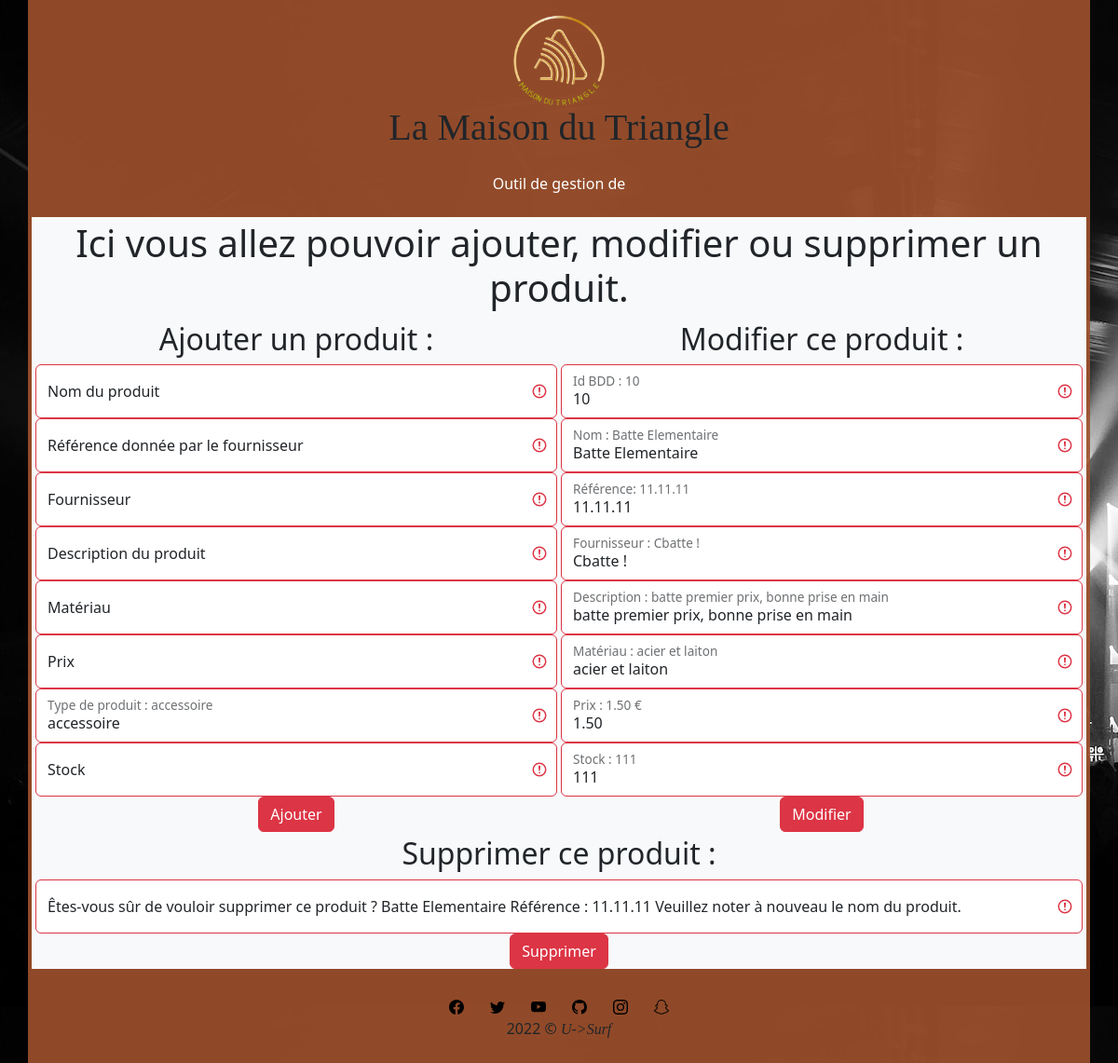
The app's page /admin/formproduit.php?id=10 with its own data.
### tables this page shows
CREATE TABLE `produits` (
  `id_produit` smallint(6) NOT NULL,
  `nom_produit` varchar(25) NOT NULL,
  `reference_fournisseur` varchar(50) NOT NULL,
  `fournisseur` varchar(25) NOT NULL,
  `photo_produit_1` varchar(255) DEFAULT NULL,
  `photo_produit_2` varchar(255) DEFAULT NULL,
  `photo_produit_3` varchar(255) DEFAULT NULL,
  `description_produit` text NOT NULL,
  `materiau` varchar(50) NOT NULL,
  `prix_produit` decimal(10,2) NOT NULL,
  `type_produit` enum('triangle','accessoire') NOT NULL,
  `stock` smallint(4) NOT NULL
);

### admin/formproduit.php (the view, shortened to what this page needs)
<?php
require_once("../inc/init.inc.php");
if (isset($_GET['id'])) {
    $requete = $pdo->prepare('SELECT * FROM produits WHERE id_produit = :id_produit');
    $requete->execute(array(
        ':id_produit' => $_GET['id'],
    ));
    $fiche = $requete->fetch(PDO::FETCH_ASSOC);
}
require_once("inc/header.inc.php");
?>
<section class="container row bg-light text-center m-auto g-1">
    <h1>Ici vous allez pouvoir ajouter, modifier ou supprimer un produit.</h1>
</section>
<div class="container row bg-light text-center m-auto g-1">
    <div class="col-6">
        <h2>Ajouter un produit :</h2>
        <form action="ajout.php" method="POST" id="ajout">
            <div class="input-group has-validation">
                <div class="form-floating is-invalid">
                    <input type="text" class="form-control is-invalid" id="nom_produit" placeholder="" name="nom_produit" required>
                    <label for="nom_produit">Nom du produit</label>
                </div>
            </div>
            <div class="input-group has-validation">
                <div class="form-floating is-invalid">
                    <input type="text" class="form-control is-invalid" id="reference_fournisseur" placeholder="" name="reference_fournisseur" required>
                    <label for="reference_fournisseur">Référence donnée par le fournisseur</label>
                </div>
            </div>
            <div class="input-group has-validation">
                <div class="form-floating is-invalid">
                    <input type="text" class="form-control is-invalid" id="fournisseur" placeholder="" name="fournisseur" required>
                    <label for="fournisseur">Fournisseur</label>
                </div>
            </div>
            <div class="input-group has-validation">
                <div class="form-floating is-invalid">
                    <input type="text" class="form-control is-invalid" id="description_produit" placeholder="" name="description_produit" required>
                    <label for="description_produit">Description du produit</label>
                </div>
            </div>
            <div class="input-group has-validation">
                <div class="form-floating is-invalid">
                    <input type="text" class="form-control is-invalid" id="materiau" placeholder="" name="materiau" required>
                    <label for="materiau">Matériau</label>
                </div>
            </div>
            <div class="input-group has-validation">
                <div class="form-floating is-invalid">
                    <input type="text" class="form-control is-invalid" placeholder="" name="prix_produit" id="prix_produit" required>
                    <label for="prix_produit">Prix</label>
                </div>
            </div>
            <div class="input-group has-validation">
                <div class="form-floating is-invalid">
                    <input type="text" class="form-control is-invalid" placeholder="" name="type_produit" id="type_produit" value="<?php echo $fiche['type_produit'] ?>" required>
                    <label for="type_produit">Type de produit : <?php echo $fiche['type_produit'] ?></label>
                </div>
            </div>
            <div class="input-group has-validation">
                <div class="form-floating is-invalid">
                    <input type="text" class="form-control is-invalid" placeholder="" name="stock" id="stock" required>
                    <label for="stock">Stock</label>
                </div>
            </div>
            <div class="">
                <input class="btn btn-danger" type="submit" name="submitajout" value="Ajouter">
            </div>
        </form>
    </div>
    <div class="col-6">
        <h2>Modifier ce produit :</h2>
        <form action="modif.php" method="POST" id="modif">
            <div class="input-group has-validation">
                <div class="form-floating is-invalid">
                    <input type="number" class="form-control is-invalid" id="id_produit" placeholder="" name="id_produit" value="<?php echo $fiche['id_produit'] ?>" required>
                    <label for="id_produit">Id BDD : <?php echo $fiche['id_produit'] ?></label>
                </div>
            </div>
            <div class="input-group has-validation">
                <div class="form-floating is-invalid">
                    <input type="text" class="form-control is-invalid" id="nom_produit" placeholder="" name="nom_produit" value="<?php echo $fiche['nom_produit'] ?>" required>
                    <label for="nom_produit">Nom : <?php echo $fiche['nom_produit'] ?></label>
                </div>
            </div>
            <div class="input-group has-validation">
                <div class="form-floating is-invalid">
                    <input type="text" class="form-control is-invalid" id="reference_fournisseur" placeholder="" name="reference_fournisseur" value="<?php echo $fiche['reference_fournisseur'] ?>">
                    <label for="reference_fournisseur">Référence: <?php echo $fiche['reference_fournisseur'] ?></label>
                </div>
            </div>
            <div class="input-group has-validation">
                <div class="form-floating is-invalid">
                    <input type="text" class="form-control is-invalid" id="fournisseur" placeholder="" name="fournisseur" value="<?php echo $fiche['fournisseur'] ?>">
                    <label for="fournisseur">Fournisseur : <?php echo $fiche['fournisseur'] ?></label>
                </div>
            </div>
            <div class="input-group has-validation">
                <div class="form-floating is-invalid">
                    <input type="text" class="form-control is-invalid" id="description_produit" placeholder="" name="description_produit" value="<?php echo $fiche['description_produit'] ?>">
                    <label for="description_produit">Description : <?php echo $fiche['description_produit'] ?></label>
                </div>
            </div>
            <div class="input-group has-validation">
                <div class="form-floating is-invalid">
                    <input type="text" class="form-control is-invalid" id="materiau" placeholder="" name="materiau" value="<?php echo $fiche['materiau'] ?>">
                    <label for="materiau">Matériau : <?php echo $fiche['materiau'] ?></label>
                </div>
            </div>
            <div class="input-group has-validation">
                <div class="form-floating is-invalid">
                    <input type="decimal" step="any" class="form-control is-invalid" placeholder="" name="prix_produit" id="prix_produit" value="<?php echo $fiche['prix_produit'] ?>">
                    <label for="prix_produit">Prix : <?php echo $fiche['prix_produit'] ?> €</label>
                </div>
            </div>
            <div class="input-group has-validation">
                <div class="form-floating is-invalid">
                    <input type="text" class="form-control is-invalid" placeholder="" name="stock" id="stock" value="<?php echo $fiche['stock'] ?>">
                    <label for="stock">Stock : <?php echo $fiche['stock'] ?></label>
                </div>
            </div>
            <div class="">
                <input class="btn btn-danger" type="submit" name="submitmodif" value="Modifier">
            </div>
        </form>
    </div>
    <div class="col-12">
        <h2>Supprimer ce produit :</h2>
        <form action="supprimer.php" method="post" id="supprimer">
            <div class="input-group has-validation">
                <div class="form-floating is-invalid">
                    <input type="text" class="form-control is-invalid" id="nom_produit" placeholder="" name="nom_produit" required>
                    <label for="nom_produit">Êtes-vous sûr de vouloir supprimer ce produit ? <?php echo $fiche['nom_produit'] . ' Référence : ' . $fiche['reference_fournisseur'] ?> Veuillez noter à nouveau le nom du produit.</label>
                </div>
            </div>
            <div class="">
                <input class="btn btn-danger" type="submit" name="submitsupprimer" value="Supprimer">
            </div>
        </form>
    </div>
</div>
<?php
require_once("inc/footer.inc.php");
?>

### records on screen
produits: type_produit "accessoire", id_produit "10", nom_produit "Batte Elementaire", reference_fournisseur "11.11.11", fournisseur "Cbatte !", description_produit "batte premier prix, bonne prise en main", materiau "acier et laiton", prix_produit "1.50", stock "111"

### other values on screen
$title "Outil de gestion"
